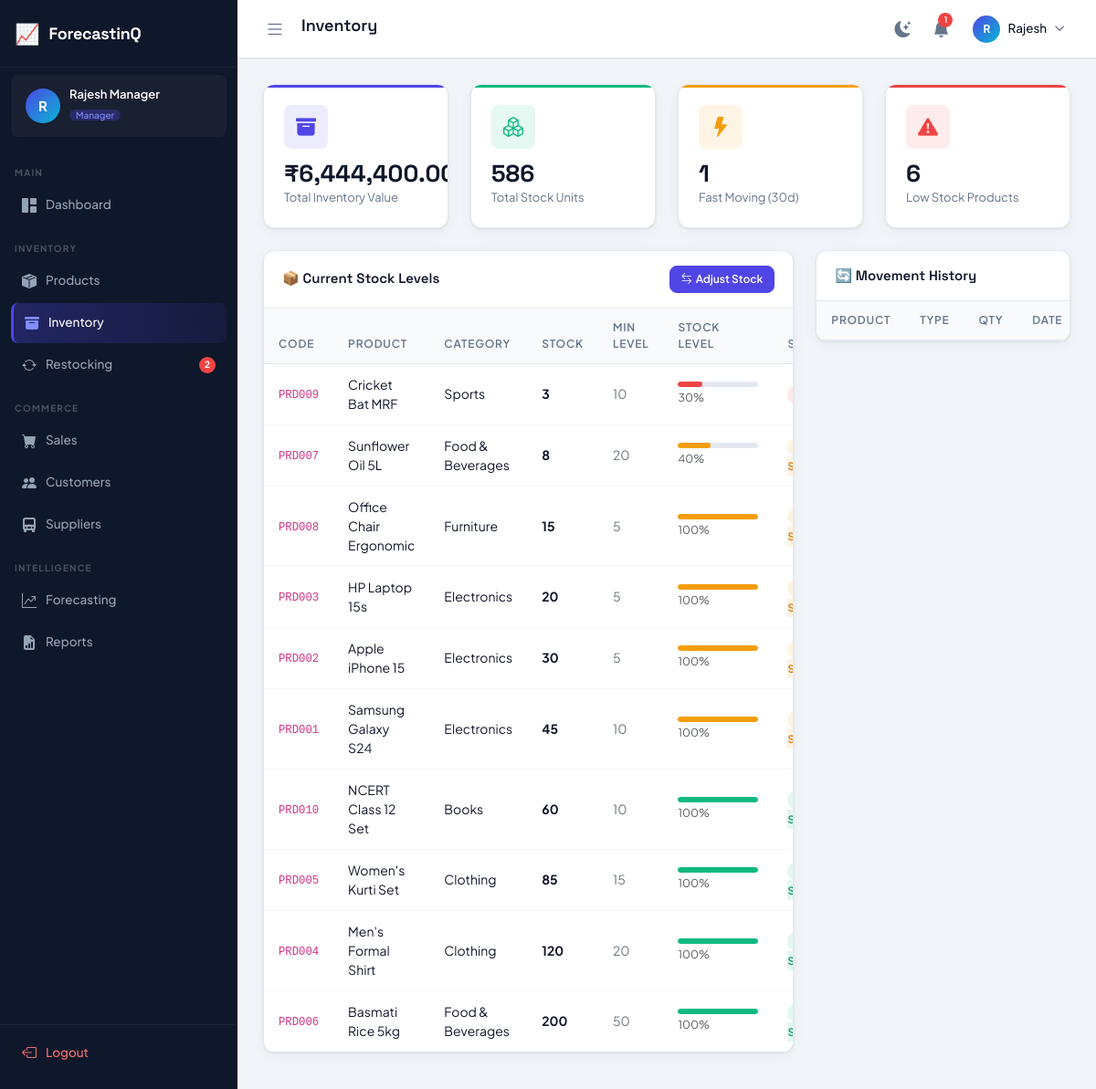
The page /inventory/ (signed in) on the database its author committed.
### tables this page shows
CREATE TABLE products (
    id INTEGER PRIMARY KEY AUTOINCREMENT,
    product_code VARCHAR(20) UNIQUE NOT NULL,
    name VARCHAR(200) NOT NULL,
    category_id INTEGER,
    brand VARCHAR(100),
    supplier_id INTEGER,
    cost_price DECIMAL(12,2) NOT NULL DEFAULT 0.00,
    selling_price DECIMAL(12,2) NOT NULL DEFAULT 0.00,
    stock_quantity INTEGER DEFAULT 0,
    min_stock_level INTEGER DEFAULT 10,
    reorder_quantity INTEGER DEFAULT 50,
    image_path VARCHAR(255),
    description TEXT,
    status VARCHAR(20) DEFAULT 'active' CHECK(status IN ('active','inactive')),
    created_at TIMESTAMP DEFAULT CURRENT_TIMESTAMP,
    updated_at TIMESTAMP DEFAULT CURRENT_TIMESTAMP,
    FOREIGN KEY (category_id) REFERENCES categories(id) ON DELETE SET NULL,
    FOREIGN KEY (supplier_id) REFERENCES suppliers(id) ON DELETE SET NULL
);

CREATE TABLE categories (
    id INTEGER PRIMARY KEY AUTOINCREMENT,
    name VARCHAR(100) NOT NULL,
    description TEXT,
    created_at TIMESTAMP DEFAULT CURRENT_TIMESTAMP
);

### blueprints/inventory.py (the view, shortened to what this page needs)
@bp.route("/", methods=["GET", "POST"])
@login_required
def index():
    total_value = dbFetchOne("SELECT COALESCE(SUM(stock_quantity*cost_price),0) AS v FROM products WHERE status='active'")
    total_items = dbFetchOne("SELECT COALESCE(SUM(stock_quantity),0) AS v FROM products WHERE status='active'")
    fast_moving = dbFetchOne(
        "SELECT COUNT(DISTINCT product_id) AS v FROM sales_items si JOIN sales s ON s.id=si.sale_id "
        "WHERE s.sale_date >= date('now','-30 days')"
    )
    threshold_setting = dbFetchOne(
        "SELECT setting_value FROM settings WHERE setting_key = ?", ("low_stock_threshold",)
    )
    try:
        low_stock_threshold = max(0, int(threshold_setting["setting_value"])) if threshold_setting else 10
    except (TypeError, ValueError):
        low_stock_threshold = 10
    low_stock_cnt = dbFetchOne(
        "SELECT COUNT(*) AS v FROM products WHERE stock_quantity <= ? AND status='active'",
        (low_stock_threshold,),
    )
    products = dbFetchAll(
        "SELECT p.*, c.name AS cat FROM products p LEFT JOIN categories c ON c.id=p.category_id "
        "WHERE p.status='active' ORDER BY p.stock_quantity ASC"
    )
    for p in products:
        pct = min(100, round(p["stock_quantity"] / p["min_stock_level"] * 100)) if p["min_stock_level"] else 100
        p["pct"] = pct
        if p["stock_quantity"] == 0:
            p["label"], p["cls"], p["color"] = "Out of Stock", "badge-out-stock", "#ef4444"
        elif p["stock_quantity"] <= 5:
            p["label"], p["cls"], p["color"] = "Critical", "badge-critical", "#ef4444"
        elif p["stock_quantity"] <= low_stock_threshold:
            p["label"], p["cls"], p["color"] = "Low Stock", "badge-low-stock", "#f59e0b"
        else:
            p["label"], p["cls"], p["color"] = "In Stock", "badge-in-stock", "#10b981"
    movements = dbFetchAll(
        """
        SELECT i.*, p.name AS product_name, p.product_code, u.full_name AS moved_by_name
        FROM inventory i
        JOIN products p ON p.id=i.product_id
        LEFT JOIN users u ON u.id=i.moved_by
        ORDER BY i.created_at DESC LIMIT 20
        """
    )
    for m in movements:
        m["type_color"] = "#10b981" if m["movement_type"] == "in" else ("#ef4444" if m["movement_type"] == "out" else "#f59e0b")
        m["type_icon"] = "↑" if m["movement_type"] == "in" else ("↓" if m["movement_type"] == "out" else "↔")
    all_products = dbFetchAll("SELECT id, name, product_code, stock_quantity FROM products WHERE status='active' ORDER BY name")
    return render_template(
        "inventory/index.html",
        page_title="Inventory", active_menu="inventory",
        total_value=total_value["v"], total_items=total_items["v"],
        fast_moving=fast_moving["v"], low_stock_cnt=low_stock_cnt["v"],
        products=products, movements=movements, all_products=all_products,
    )

### db.py (called while the page is built)
def get_db():
    if "db" not in g:
        g.db = sqlite3.connect(current_app.config["DATABASE_PATH"])
        g.db.row_factory = sqlite3.Row
        g.db.execute("PRAGMA foreign_keys = ON")
    return g.db

def _row_to_dict(row):
    return dict(row) if row is not None else None

def dbFetchAll(sql, params=()):
    cur = get_db().execute(sql, params)
    return [dict(r) for r in cur.fetchall()]

def dbFetchOne(sql, params=()):
    cur = get_db().execute(sql, params)
    row = cur.fetchone()
    return _row_to_dict(row)

### utils.py (called while the page is built)
def is_logged_in() -> bool:
    return bool(session.get("user_id"))

def get_current_user() -> dict:
    return {
        "id": session.get("user_id", 0),
        "name": session.get("user_name", ""),
        "email": session.get("user_email", ""),
        "role": session.get("user_role", ""),
        "username": session.get("username", ""),
    }

def login_required(view):
    @wraps(view)
    def wrapped(*args, **kwargs):
        if not is_logged_in():
            return redirect(url_for("auth.login"))
        return view(*args, **kwargs)
    return wrapped

def generate_csrf() -> str:
    if "csrf_token" not in session:
        session["csrf_token"] = secrets.token_hex(32)
    return session["csrf_token"]

def format_currency(amount) -> str:
    try:
        return "\u20b9" + f"{float(amount):,.2f}"
    except (TypeError, ValueError):
        return "\u20b90.00"

def format_number(amount) -> str:
    try:
        return f"{float(amount):,.0f}"
    except (TypeError, ValueError):
        return "0"

def format_datetime(value) -> str:
    if not value:
        return ""
    dt = _to_datetime(value)
    return dt.strftime("%d %b %Y, %I:%M %p") if dt else str(value)

def _to_datetime(value):
    if isinstance(value, (datetime, date)):
        return value
    if not isinstance(value, str):
        return None
    for fmt in ("%Y-%m-%d %H:%M:%S", "%Y-%m-%d", "%Y-%m-%dT%H:%M:%S"):
        try:
            return datetime.strptime(value, fmt)
        except ValueError:
            continue
    return None

def get_unread_notifications():
    user = get_current_user()
    return dbFetchAll(
        "SELECT * FROM notifications WHERE user_id = ? AND is_read = 0 ORDER BY created_at DESC LIMIT 10",
        (user["id"],),
    )

def get_notification_count() -> int:
    user = get_current_user()
    row = dbFetchOne(
        "SELECT COUNT(*) AS cnt FROM notifications WHERE user_id = ? AND is_read = 0",
        (user["id"],),
    )
    return int(row["cnt"]) if row else 0

### templates/inventory/index.html (shortened to what this page needs)
{% extends "base.html" %}
{% block content %}
<div class="row g-4 mb-4">
    {% set cards = [
        ('Total Inventory Value', fmt_currency(total_value), 'bi-archive-fill', '#4f46e5', 'rgba(79,70,229,0.1)'),
        ('Total Stock Units', fmt_number(total_items), 'bi-boxes', '#10b981', 'rgba(16,185,129,0.1)'),
        ('Fast Moving (30d)', fast_moving, 'bi-lightning-fill', '#f59e0b', 'rgba(245,158,11,0.1)'),
        ('Low Stock Products', low_stock_cnt, 'bi-exclamation-triangle-fill', '#ef4444', 'rgba(239,68,68,0.1)'),
    ] %}
    {% for label, value, icon, color, bg in cards %}
    <div class="col-6 col-md-3">
        <div class="stat-card" style="--card-color:{{ color }};--card-icon-bg:{{ bg }}">
            <div class="stat-card-icon"><i class="bi {{ icon }}" style="color:{{ color }}"></i></div>
            <div class="stat-card-value">{{ value }}</div>
            <div class="stat-card-label">{{ label }}</div>
        </div>
    </div>
    {% endfor %}
</div>
<div class="row g-4">
    <div class="col-lg-8">
        <div class="table-card">
            <div class="table-card-header">
                <span class="table-card-title">📦 Current Stock Levels</span>
                <button class="btn btn-sm btn-primary" data-bs-toggle="modal" data-bs-target="#adjustModal">
                    <i class="bi bi-arrow-left-right me-1"></i>Adjust Stock
                </button>
            </div>
            <div class="table-responsive">
                <table class="table">
                    <thead><tr><th>Code</th><th>Product</th><th>Category</th><th>Stock</th><th>Min Level</th><th>Stock Level</th><th>Status</th></tr></thead>
                    <tbody>
                    {% for p in products %}
                    <tr>
                        <td><code>{{ p.product_code }}</code></td>
                        <td class="fw-600">{{ p.name }}</td>
                        <td>{{ p.cat or '—' }}</td>
                        <td class="fw-700">{{ p.stock_quantity }}</td>
                        <td class="text-secondary">{{ p.min_stock_level }}</td>
                        <td style="min-width:120px;">
                            <div class="stock-bar">
                                <div class="stock-fill" data-pct="{{ p.pct }}" style="background:{{ p.color }};width:0%"></div>
                            </div>
                            <small class="text-muted">{{ p.pct }}%</small>
                        </td>
                        <td><span class="badge-status {{ p.cls }}">{{ p.label }}</span></td>
                    </tr>
                    {% endfor %}
                    </tbody>
                </table>
            </div>
        </div>
    </div>
    <div class="col-lg-4">
        <div class="table-card">
            <div class="table-card-header"><span class="table-card-title">🔄 Movement History</span></div>
            <div style="max-height:520px;overflow-y:auto;">
                <table class="table">
                    <thead><tr><th>Product</th><th>Type</th><th>Qty</th><th>Date</th></tr></thead>
                </table>
            </div>
        </div>
    </div>
</div>
{% endblock %}

### static/css/app.css (style rules this page uses)
:root { --primary: #4f46e5; --primary-dark: #3730a3; --primary-light: #818cf8; --accent: #06b6d4; --success: #10b981; --warning: #f59e0b; --danger: #ef4444; --info: #3b82f6; --bg: #f1f5f9; --surface: #ffffff; --surface-2: #f8fafc; --border: #e2e8f0; --border-light: #f1f5f9; --text-primary: #0f172a; --text-secondary:#64748b; --text-muted: #94a3b8; --sidebar-bg: #0f172a; --sidebar-text: #94a3b8; --sidebar-active:#4f46e5; --sidebar-hover: rgba(255,255,255,0.07); --sidebar-width: 260px; --topbar-bg: #ffffff; --topbar-height: 64px; --radius: 12px; --radius-sm: 8px; --radius-lg: 16px; --shadow: 0 1px 3px rgba(0,0,0,0.08), 0 4px 16px rgba(0,0,0,0.04); --shadow-md: 0 4px 24px rgba(0,0,0,0.10); --font-main: 'Plus Jakarta Sans', sans-serif; --font-head: 'Space Grotesk', sans-serif; --transition: 0.22s cubic-bezier(0.4,0,0.2,1); }
*, *::before, *::after { box-sizing: border-box; margin: 0; padding: 0; }
html { scroll-behavior: smooth; }
body { font-family: var(--font-main); background: var(--bg); color: var(--text-primary); display: flex; min-height: 100vh; overflow-x: hidden; transition: background var(--transition), color var(--transition); }
.stat-card { background: var(--surface); border: 1px solid var(--border); border-radius: var(--radius); padding: 22px; box-shadow: var(--shadow); transition: transform var(--transition), box-shadow var(--transition); position: relative; overflow: hidden; }
.stat-card::after { content: ''; position: absolute; top: 0; left: 0; right: 0; height: 3px; background: var(--card-color, var(--primary)); }
.stat-card-icon { width: 48px; height: 48px; border-radius: var(--radius-sm); display: flex; align-items: center; justify-content: center; font-size: 22px; margin-bottom: 14px; background: var(--card-icon-bg, rgba(79,70,229,0.1)); }
.stat-card-value { font-family: var(--font-head); font-size: 26px; font-weight: 700; color: var(--text-primary); line-height: 1; }
.stat-card-label { font-size: 13px; color: var(--text-secondary); margin-top: 4px; }
.table-card { background: var(--surface); border: 1px solid var(--border); border-radius: var(--radius); box-shadow: var(--shadow); overflow: hidden; }
.table-card-header { display: flex; align-items: center; justify-content: space-between; padding: 16px 20px; border-bottom: 1px solid var(--border); flex-wrap: wrap; gap: 10px; }
.table-card-title { font-family: var(--font-head); font-size: 15px; font-weight: 600; color: var(--text-primary); }
.table { margin: 0; }
.table thead th { background: var(--surface-2); color: var(--text-secondary); font-size: 12px; font-weight: 600; text-transform: uppercase; letter-spacing: 0.8px; padding: 12px 16px; border-bottom: 1px solid var(--border); border-top: none; }
.table tbody td { padding: 12px 16px; font-size: 14px; color: var(--text-primary); vertical-align: middle; border-bottom: 1px solid var(--border-light); }
.table tbody tr:last-child td { border-bottom: none; }
.badge-status { padding: 3px 10px; border-radius: 20px; font-size: 11.5px; font-weight: 600; }
.badge-in-stock { background: rgba(16,185,129,0.12); color: #059669; }
.badge-low-stock { background: rgba(245,158,11,0.12); color: #d97706; }
.badge-critical { background: rgba(239,68,68,0.12); color: #dc2626; }
.btn { border-radius: var(--radius-sm); font-weight: 600; font-family: var(--font-main); font-size: 13.5px; transition: all var(--transition); }
.btn-primary { background: var(--primary); border-color: var(--primary); }
.btn-sm { font-size: 12px; padding: 5px 12px; }
.stock-bar { height: 6px; border-radius: 3px; background: var(--border); overflow: hidden; }
.stock-fill { height: 100%; border-radius: 3px; transition: width 0.5s ease; }
.fw-700 { font-weight: 700; }

### rows shown on the page
products: product_code "PRD009", name "Cricket Bat MRF", name "Sports", stock_quantity "3", min_stock_level "10", pct "30"
products: product_code "PRD007", name "Sunflower Oil 5L", name "Food & Beverages", stock_quantity "8", min_stock_level "20", pct "40"
products: product_code "PRD008", name "Office Chair Ergonomic", name "Furniture", stock_quantity "15", min_stock_level "5", pct "100"
products: product_code "PRD003", name "HP Laptop 15s", name "Electronics", stock_quantity "20", min_stock_level "5", pct "100"
products: product_code "PRD002", name "Apple iPhone 15", name "Electronics", stock_quantity "30", min_stock_level "5", pct "100"
products: product_code "PRD001", name "Samsung Galaxy S24", name "Electronics", stock_quantity "45", min_stock_level "10", pct "100"
products: product_code "PRD010", name "NCERT Class 12 Set", name "Books", stock_quantity "60", min_stock_level "10", pct "100"
products: product_code "PRD005", name "Women's Kurti Set", name "Clothing", stock_quantity "85", min_stock_level "15", pct "100"
products: product_code "PRD004", name "Men's Formal Shirt", name "Clothing", stock_quantity "120", min_stock_level "20", pct "100"
products: product_code "PRD006", name "Basmati Rice 5kg", name "Food & Beverages", stock_quantity "200", min_stock_level "50", pct "100"

### other values the page prints
{{ app_name }} "ForecastinQ"
{{ (current_user.name or '?')[0]|upper }} "R"
{{ current_user.name }} "Rajesh Manager"
{{ current_user.role|capitalize }} "Manager"
{{ low_stock_count }} "2"
{{ page_title|default('Dashboard') }} "Inventory"
{{ notif_count }} "1"
{{ current_user.name.split(' ')[0] if current_user.name else '' }} "Rajesh"
{{ label }} "Total Inventory Value" "Total Stock Units" "Fast Moving (30d)" "Low Stock Products"
{{ value }} "586" "1" "6"
